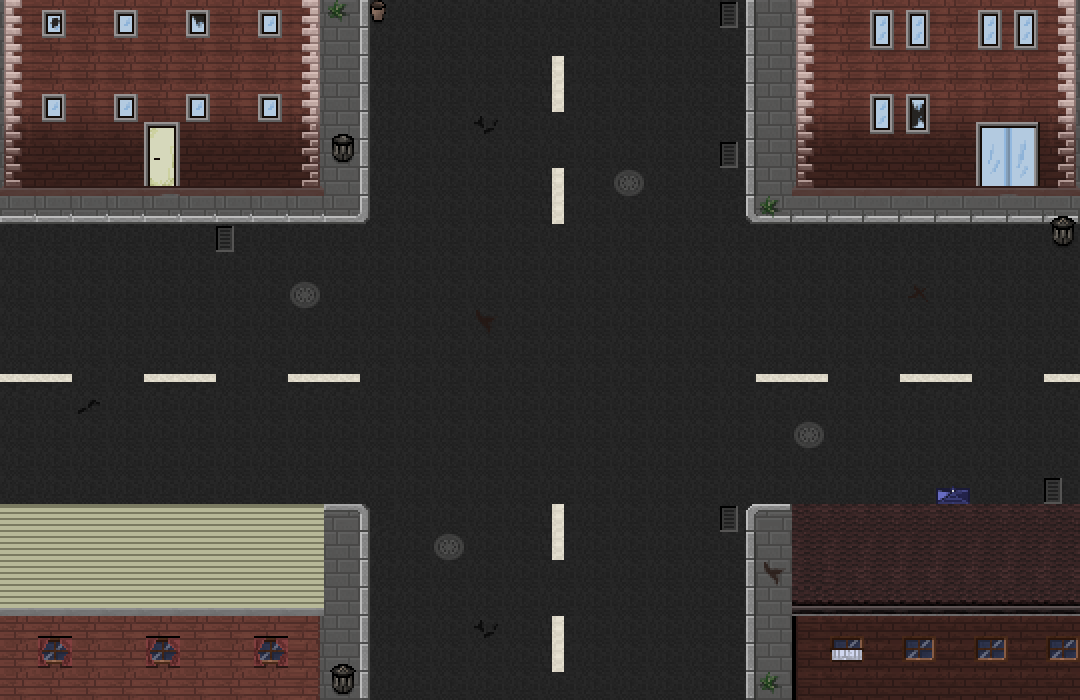

Below is a game level as drawn by its tile map, then a one-line description and the .tmx that defines it (tile-layer data replaced by summaries):
An orthogonal 30x25 tile map with 36x28 px tiles, 3 tile layers (map, ebene1, ebene2), 1 hidden layer not drawn.

<map version="1.0" orientation="orthogonal" renderorder="right-down" width="30" height="25" tilewidth="36" tileheight="28" nextobjectid="1">
 <tileset firstgid="1" name="sprite_sheet_props_main" tilewidth="36" tileheight="28">
  <image source="../img/sprite_sheet_props_main.png" width="1800" height="1400" />
 </tileset>
 <layer name="map" width="30" height="25">
  <data>[750 cells, 750 non-empty, 16 distinct tile ids]</data>
 </layer>
 <layer name="ebene1" width="30" height="25">
  <data>[750 cells, 255 non-empty, 35 distinct tile ids]</data>
 </layer>
 <layer name="walkable" width="30" height="25" visible="0">
  <data>[750 cells, 238 non-empty, 1 distinct tile ids]</data>
 </layer>
 <layer name="ebene2" width="30" height="25">
  <data>[750 cells, 60 non-empty, 32 distinct tile ids]</data>
 </layer>
</map>
